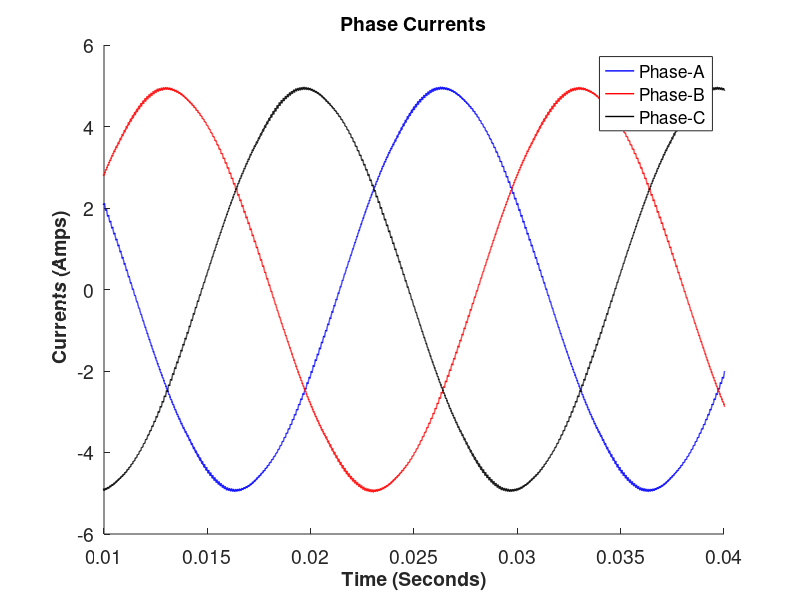
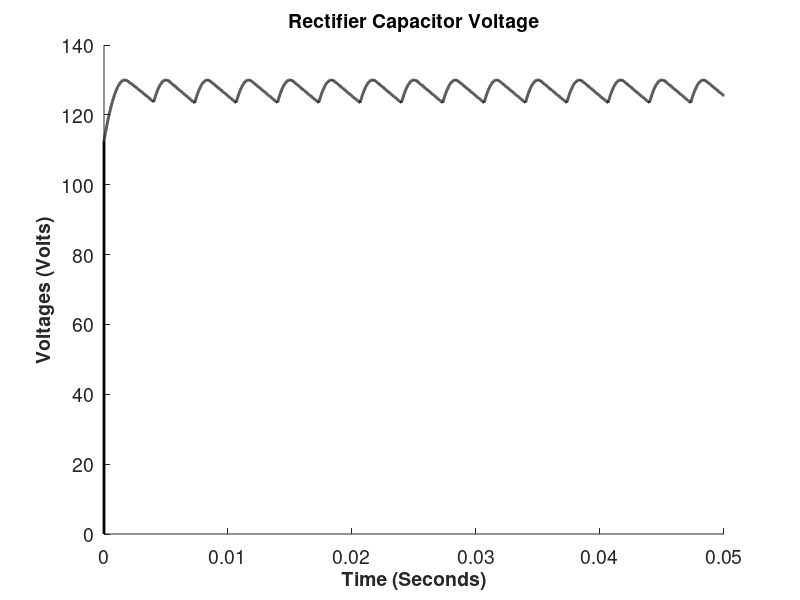
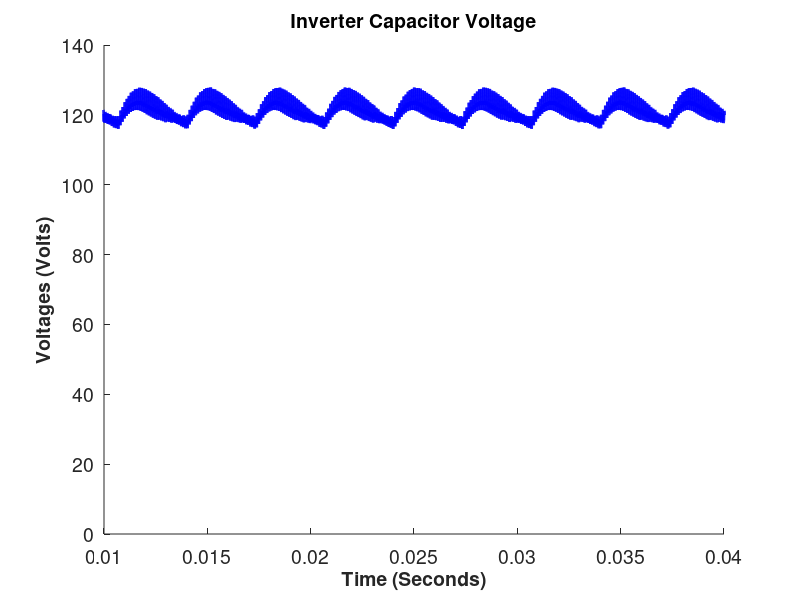
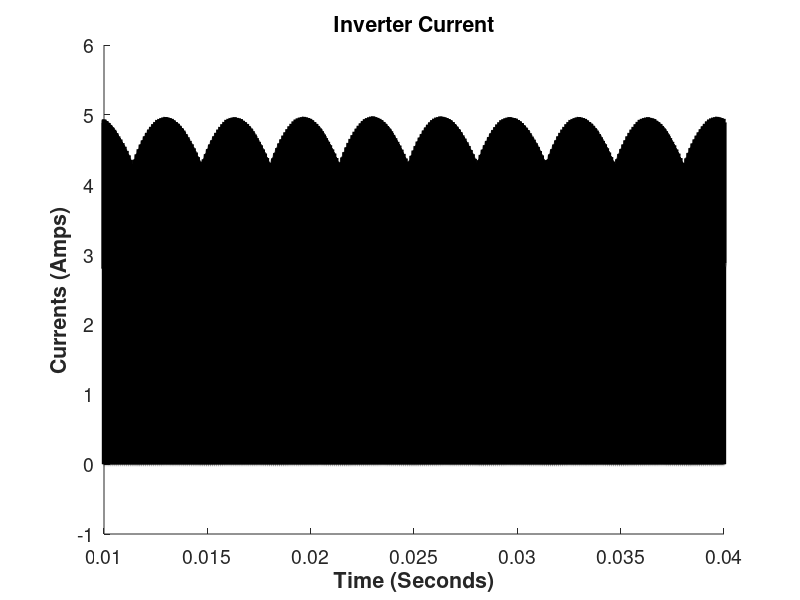

The MATLAB script that drew these images, in order:
%% clear all variables
% clc;
% clear;
% close all
% tic;
%% Time definition
sampleTime= 1e-6;
sampleFreq=1/sampleTime;
finalTime=0.05;
time= 0: sampleTime: finalTime;
numberOfStep= length(time);
%% Input and parameters
gridFreq=50;
VoltageDC=130;
RectifierVoltage= VoltageDC* cos(mod(2*pi*gridFreq.*time,pi/3)-pi/6);
% RectifierVoltage= VoltageDC*ones(1,numberOfStep);

%%
% figure();
% plot(time,RectifierVoltage)
% set(gca,'FontSize',14);
% xlabel('Time (Seconds)','FontSize',14,'FontWeight','Bold')
% ylabel('RectifierVoltage without DC link capacitor','FontSize',14,'FontWeight','Bold')

%% Capacitors, inductors and resistors
Cdc = 15e-6; % F
RA = 10; % Ohms
RB = 10; % Ohms
RC = 10; % Ohms
LA = 15e-3; % H
LB = 15e-3; % H
LC = 15e-3; % H
Rin = 2; % Ohms
Lin = 3.4e-5; % H
Rrec=2e-6; % Ohms
Cdcrec =1e-3; % F %% former value is 5e-3

%% Switch Signals
ma = 0.9;  % modulation index %% former value is 0.9
fout = 50; % Hz
fsw = 10e3; % Hz
delta = 0; % Radians (it is phase of carrrier)
VrefA = ma*sin(2*pi*fout*time-delta);
VrefB = ma*sin(2*pi*fout*time-delta-2*pi/3);
VrefC = ma*sin(2*pi*fout*time-delta-4*pi/3);
Vcarrier = zeros(1, numberOfStep);
for k = 1:finalTime*fsw
   Triang_temp = triang(1/(sampleTime*fsw));
   Vcarrier((100*(k-1)+1:k/(sampleTime*fsw))) = (Triang_temp*2)-1;
end
SA = (VrefA > Vcarrier);
SB = (VrefB > Vcarrier);
SC = (VrefC > Vcarrier);

%%
% figure;
% hold all;
% lowSA=lowpass(double(SA),fout,sampleFreq);
% lowSB= lowpass(double(SB),fout,sampleFreq);
% lowSC= lowpass(double(SC),fout,sampleFreq);

% figure;
% hold all;
% subplot(2,2,1);
% plot(time,SA,'b-','Linewidth',1);
% xlim([sampleTime 100*sampleTime])
% xlabel('Time (Seconds)','FontSize',14,'FontWeight','Bold')
% title('Switch Signals A','FontSize',14,'FontWeight','Bold')
% ylabel('Boolean','FontSize',14,'FontWeight','Bold')
% 
% subplot(2,2,2);
% plot(time,SB,'r-','Linewidth',1);
% xlim([sampleTime 100*sampleTime])
% xlabel('Time (Seconds)','FontSize',14,'FontWeight','Bold')
% title('Switch Signals B','FontSize',14,'FontWeight','Bold')
% ylabel('Boolean','FontSize',14,'FontWeight','Bold')
% 
% subplot(2,2,3);
% plot(time,SC,'m-','Linewidth',1);
% xlim([sampleTime 100*sampleTime])
% xlabel('Time (Seconds)','FontSize',14,'FontWeight','Bold')
% title('Switch Signals C','FontSize',14,'FontWeight','Bold')
% ylabel('Boolean','FontSize',14,'FontWeight','Bold')
% 
% set(gca,'FontSize',14);
% legend({'Carrier A','Carrier-B','Carrier-C'},'Location','best');

%% state and input matrices (DX=AX+BU) ==> A 4*4 matrices B 4*1 matrices
A11 =ones(1,numberOfStep)* -((RA*LB)+(RA*LC)+(RB*LC)) / ((LA*LC)+(LB*LC)+(LA*LB));
A12 = ones(1,numberOfStep)*((RC*LB)-(RB*LC)) / ((LA*LC)+(LB*LC)+(LA*LB));
A13 = ((SA*LB)+(SA*LC)-(SB*LC)-(SC*LB)) / ((LA*LC)+(LB*LC)+(LA*LB));
A14=0* ones(1,numberOfStep);
A21 = ones(1,numberOfStep)*((RA*LB)-(RB*LA)) / ((LA*LC)+(LB*LC)+(LA*LB));
A22 = ones(1,numberOfStep)*-((RC*LA)+(RC*LB)+(RB*LA)) / ((LA*LC)+(LB*LC)+(LA*LB));
A23 = ((SC*LA)+(SC*LB)-(SA*LB)-(SB*LA)) / ((LA*LC)+(LB*LC)+(LA*LB));
A24=0* ones(1,numberOfStep);
A31 = (SB-SA) / (Cdc);
A32 = (SB-SC) / (Cdc);
A33=0* ones(1,numberOfStep);
A34 = ones(1,numberOfStep)*1 / (Cdc);
A41=0* ones(1,numberOfStep);
A42=0* ones(1,numberOfStep);
A43 = ones(1,numberOfStep)*-1 / (Lin);
A44 = ones(1,numberOfStep)*-(Rin) / (Lin);
B1=ones(1,numberOfStep)*0;
B2=ones(1,numberOfStep)*0;
B3=ones(1,numberOfStep)*0;
B4 = ones(1,numberOfStep)*1 / (Lin);

A=zeros(4,4,numberOfStep);
B=zeros(4,1,numberOfStep);
for k=1:numberOfStep
A(:,:,k)= [A11(k), A12(k), A13(k), A14(k);...
    A21(k), A22(k) ,A23(k), A24(k);...
    A31(k), A32(k), A33(k), A34(k);...
    A41(k), A42(k), A43(k), A44(k)];

B(:,:,k)=[B1(k); B2(k) ; B3(k) ; B4(k)];
    
end

%% states
states = zeros(4,1, numberOfStep); %% state 1 is phase current A ...
% state 2 is phase current C
% state 3 is DC voltage of capacitor
% state 4 is input current 
InputVoltage= zeros(1,k);

%% initialize previous and difference parameter of state current A,C, input and voltage DC
previusState=zeros(4,1);
differenceState=zeros(4,1);

%% Main Loop for State Calculations
for k = 2:numberOfStep
    if RectifierVoltage(k)>InputVoltage(k-1)
        InputVoltage(k)= (RectifierVoltage(k)/Rrec-states(4,1,k-1)...
       +InputVoltage(k-1)*Cdcrec/sampleTime)/(Cdcrec/sampleTime+1/Rrec);
   
    else 
          InputVoltage(k) = InputVoltage(k-1)- (states(4,1,k-1)*sampleTime)/Cdcrec;
    end
   
   differenceState= A(:,:,k)*previusState+ B(:,:,k)* InputVoltage(k);
   
   states(:,:,k)= previusState+differenceState*sampleTime;
   
   previusState=states(:,:,k);
   
   
end


%% line-to-line voltages, phase currents, dc current and capacitor current

Vab=  states(3,:).* (SA-SB);
Vbc=states(3,:).* (SB-SC);
Vca =states(3,:).* (SC-SA);
currentPhaseA= states(1,:);
currentPhaseC=states(2,:);
currentPhaseB=-currentPhaseC-currentPhaseA;
currentDC= currentPhaseA.*SA+currentPhaseB.*SB+ currentPhaseC.*SC;
currentCap=states(4,:)-currentDC;
%%
%%
%%
% %% Phase Currents
figure;
hold all;
plot(time,currentPhaseA,'b-','Linewidth',1);
plot(time,currentPhaseB,'r-','Linewidth',1);
plot(time,currentPhaseC,'k-','Linewidth',1);
set(gca,'FontSize',14);
title('Phase Currents','FontSize',14, 'FontWeight','Bold')
xlabel('Time (Seconds)','FontSize',14,'FontWeight','Bold')
ylabel(' Currents (Amps)','FontSize',14,'FontWeight','Bold')
xlim([0.01 0.04])
%xlim([0 40e-3]);
%ylim([-1.2 1.2]);
legend({'Phase-A','Phase-B','Phase-C'},'Location','best');
%% DC Bus Voltages
% figure;
% hold all;
% plot(time,RectifierVoltage,'k-','Linewidth',2)
% plot(time,states(3,:),'b-','Linewidth',2);
% plot(time,InputVoltage,'r-','Linewidth',2);
% set(gca,'FontSize',14);
% xlabel('Time (Seconds)','FontSize',14,'FontWeight','Bold')
% ylabel('Voltages (Volts)','FontSize',14,'FontWeight','Bold')
% %xlim([0 40e-3]);
% %ylim([-1.2 1.2]);
% legend({'Rectifier Voltage','DC Bus','Input'},'Location','best');

%% DC 

figure;
hold all;
plot(time,InputVoltage,'k-','Linewidth',2)
set(gca,'FontSize',14);
title('Rectifier Capacitor Voltage','FontSize',14,'FontWeight','Bold')
xlabel('Time (Seconds)','FontSize',14,'FontWeight','Bold')
ylabel('Voltages (Volts)','FontSize',14,'FontWeight','Bold')
% xlim([0 40e-3]);
% ylim([-1.2 1.2]);
% legend({'Rectifier Capacitor Voltage'},'Location','best');
% xlim([0.01 0.04])

%%
figure;
hold all;
plot(time,states(3,:),'b-','Linewidth',2);
set(gca,'FontSize',14);
title('Inverter Capacitor Voltage','FontSize',14,'FontWeight','Bold')
xlabel('Time (Seconds)','FontSize',14,'FontWeight','Bold')
ylabel('Voltages (Volts)','FontSize',14,'FontWeight','Bold')
%xlim([0 40e-3]);
%ylim([-1.2 1.2]);
xlim([0.01 0.04])


% %% DC Bus Currents
% figure;
% hold all;
% subplot(2,2,1);
% plot(time,currentDC,'k','Linewidth',3);
% title('DC current( input-capacitor current) ','FontSize',14,'FontWeight','Bold');
% xlabel('Time (Seconds)','FontSize',14,'FontWeight','Bold')
% ylabel('Currents (Amps)','FontSize',14,'FontWeight','Bold');
% 
% subplot(2,2,2);
% plot(time,currentCap,'r-','Linewidth',2);
% title('Capacitor Current ','FontSize',14,'FontWeight','Bold');
% xlabel('Time (Seconds)','FontSize',14,'FontWeight','Bold')
% ylabel('Currents (Amps)','FontSize',14,'FontWeight','Bold')
% 
% subplot(2,2,3);
% plot(time,states(4,:),'b-','Linewidth',2);
% title('input Current','FontSize',14,'FontWeight','Bold')
% xlabel('Time (Seconds)','FontSize',14,'FontWeight','Bold')
% ylabel('Currents (Amps)','FontSize',14,'FontWeight','Bold')
% 
% set(gca,'FontSize',14);
% 
% 
% ylim([-10 10]);
% % legend({'DC current','capacitor Current'},'Location','best');
% % % Verification figures


%%

%% DC Bus Currents
figure;
hold all;
plot(time,currentDC,'k','Linewidth',3);
title('Inverter Current','FontSize',14,'FontWeight','Bold');
xlabel('Time (Seconds)','FontSize',14,'FontWeight','Bold')
ylabel('Currents (Amps)','FontSize',14,'FontWeight','Bold');
set(gca,'FontSize',14);
xlim([0.01 0.04])

figure;
hold all;
plot(time,currentCap,'r-','Linewidth',2);
title('Capacitor Current ','FontSize',14,'FontWeight','Bold');
xlabel('Time (Seconds)','FontSize',14,'FontWeight','Bold')
ylabel('Currents (Amps)','FontSize',14,'FontWeight','Bold')
set(gca,'FontSize',14);
xlim([0.01 0.04])

figure;
hold all;
plot(time,states(4,:),'b-','Linewidth',2);
title('Input Current from Rectifier','FontSize',14,'FontWeight','Bold')
xlabel('Time (Seconds)','FontSize',14,'FontWeight','Bold')
ylabel('Currents (Amps)','FontSize',14,'FontWeight','Bold')

set(gca,'FontSize',14);

xlim([0.01 0.04])
% legend({'DC current','capacitor Current'},'Location','best');
% % Verification figures


